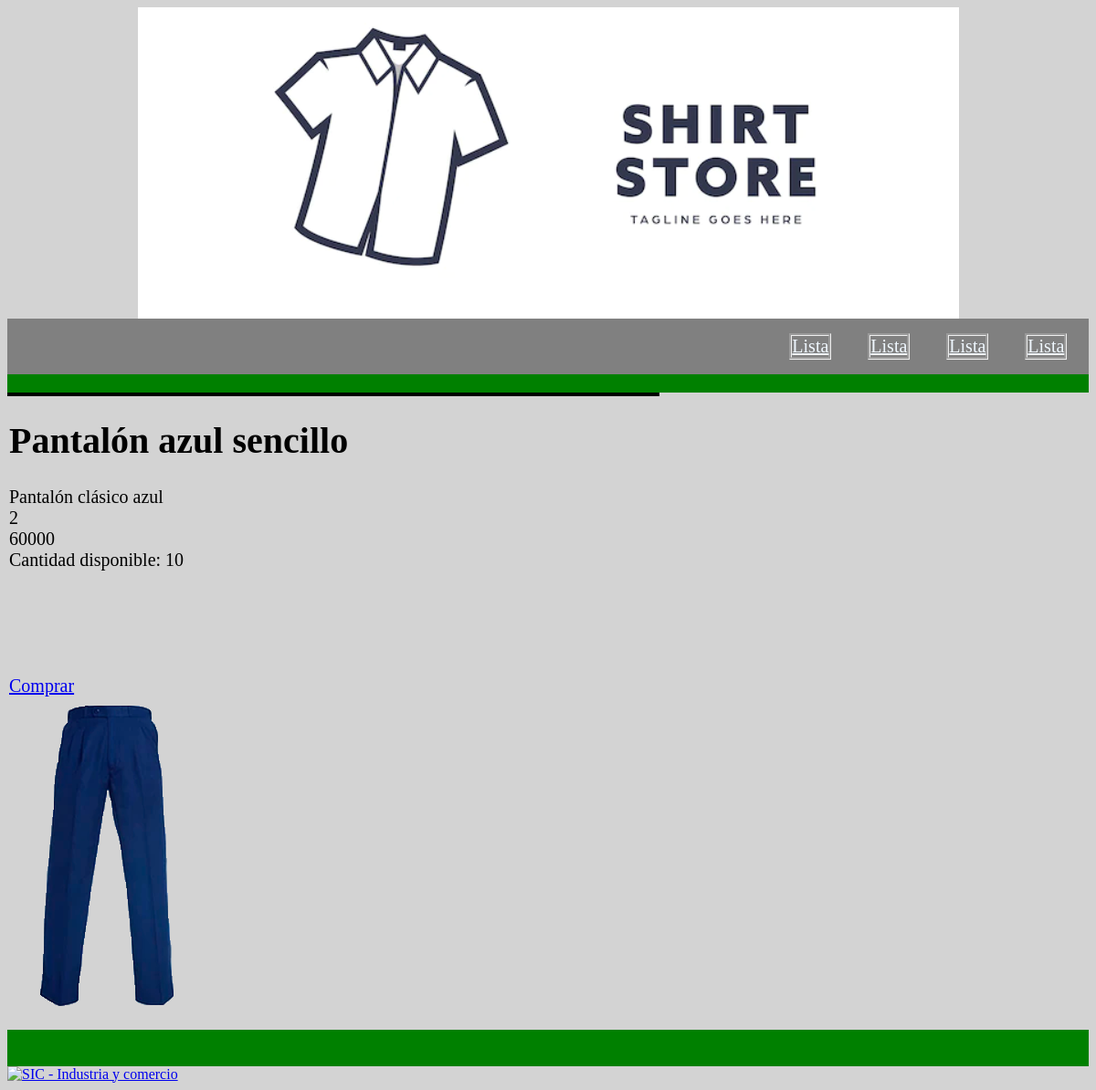
The app's page /product/2 with its own data.
### conex/models.py (models this page shows)
class item(models.Model):
    nomb = models.CharField(max_length=30)
    descrip=models.CharField(max_length=200)
    talla=models.CharField(max_length=3)
    valor=models.IntegerField()
    cant=models.IntegerField()
    tipo = models.CharField(max_length=30)
    imagen=models.ImageField(upload_to="productos",null=True)

### conex/views.py (the view)
# urls.py: path('product/<int:pk>', prod,name="Producto"),
def prod(request,pk):
    prod=item.objects.get(id=pk)
    return render(request, 'product.html',{'prod':prod})

### conex/templates/product.html
{% extends "base.html" %}
{% block content %}
<div class="separador"></div>
<div class="cont">
    <div class="titulo">
        <h1>{{prod.nomb}}</h1>
        <section>{{prod.descrip}}</section>
        <section>{{prod.id}}</section>
        <section>{{prod.valor}}</section>
        <section>Cantidad disponible: {{prod.cant}}</section>
        <br><br><br><br><br> <a href="/compra/{{prod.id}}">Comprar</a>
    </div>
    <aside class="img2">
        <img src="{{prod.imagen.url}}" alt="Imagen de producto">
    </aside>
</div>
<div class="separador"></div>
{% endblock %}

### conex/static/css/est.css (style rules this page uses)
body { background: lightgray; }
.cont { background: blueviolet; width: 60%; border: 2px solid black; clear: both; }
.titulo { width: 500px; height: auto; font-size: 20px; float: left; }
.img2 { width: 500px; float: left; }
.separador { background: green; width: 100%; height: 20px; clear: both; }

### records on screen
item: nomb "Pantalón azul sencillo", descrip "Pantalón clásico azul", id "2", valor "60000", cant "10", imagen (picture)
